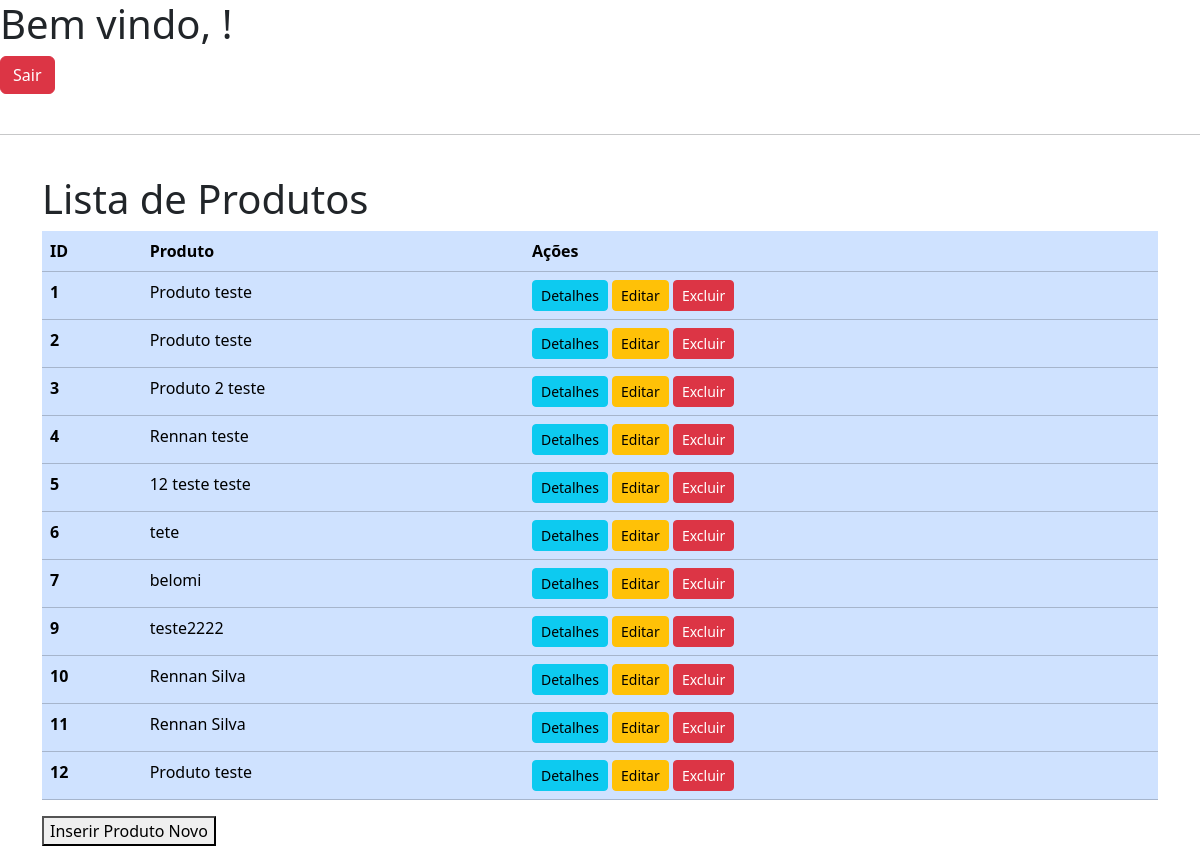
The app's page / (signed in), older data.
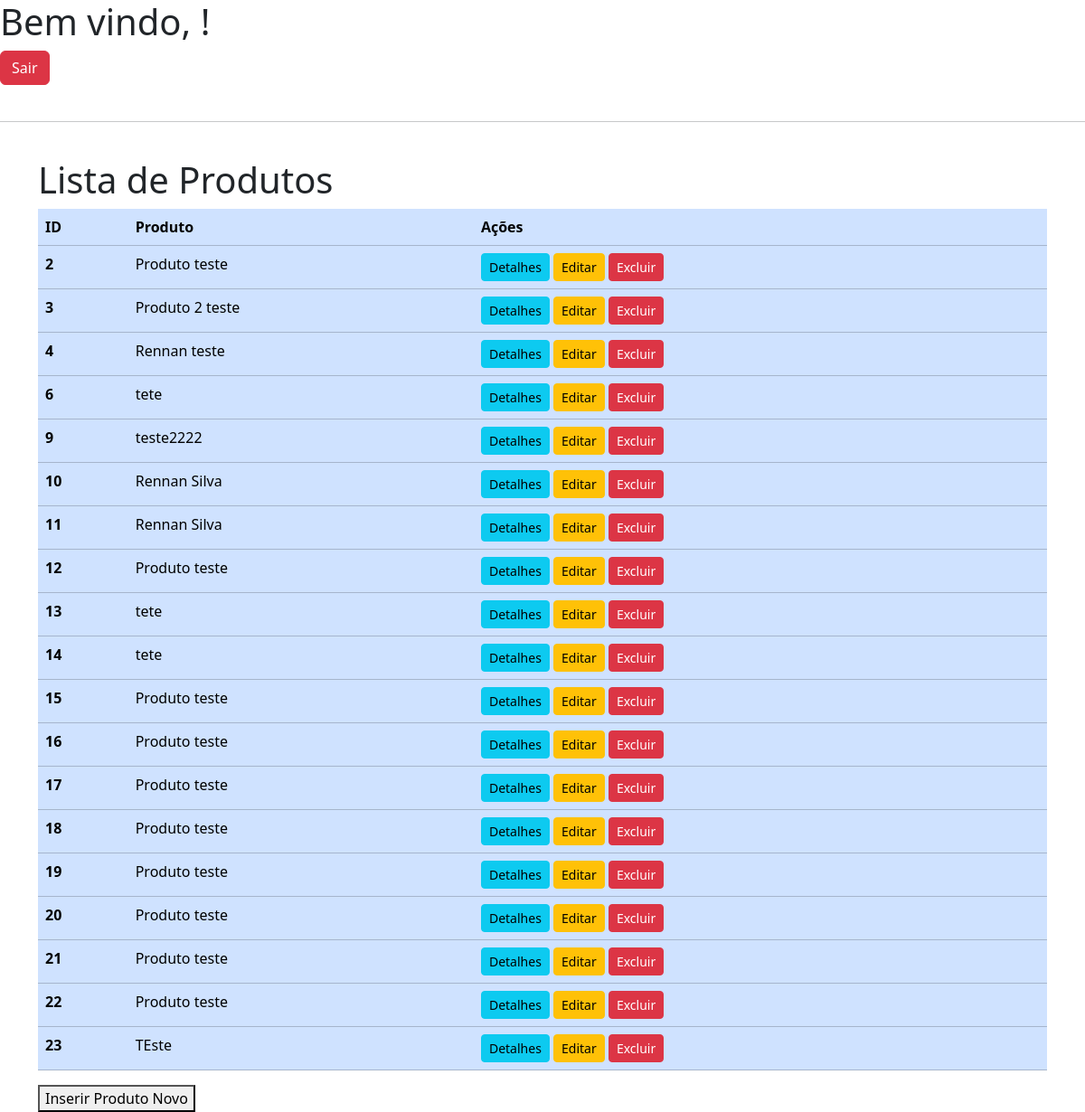
The same page, newer data.
### product/models.py (models this page shows, shortened)
class Produto(models.Model):
    nome = models.CharField(max_length=100, null=False, blank=False)
    descricao = models.TextField(null=False)
    preco = models.DecimalField(max_digits=10, decimal_places=2, null=False)
    data_criacao = models.DateTimeField(auto_now_add=True, null=False)
    data_atualizacao = models.DateTimeField(auto_now=True, null=False)

### product/views.py (the view)
# urls.py: path('', ProdutoListView.as_view(), name='produto-list'),
class ProdutoListView(ListView):
	model=Produto
	template_name='produto_list.html'

### product/templates/produto_list.html (shortened to what this page needs)
{% extends 'base.html'%}
{% block content %}
{% if user.is_authenticated %}
<h1>Bem vindo, {{ user.first_name }}!</h1>
<form action = "{% url 'admin:logout' %}?next=/" method="post">
    <button type="submit" class="btn btn-danger">Sair</button>
</form>
<br><hr><br>
<div class="container">
    <h1>Lista de Produtos</h1>
    <div
        class="table-responsive"
        >
        <table
            class="table table-primary"
        >
            <thead>
                <tr>
                    <th scope="col">ID</th>
                    <th scope="col">Produto</th>
                    <th scope="col">Ações</th>
                </tr>
            </thead>
            <tbody>
                {% for produto in object_list %}
                <tr>
                    <th scope="row">{{ produto.id }}</th scope="row">
                    <td>{{ produto.nome }}
                    <td>
                        <a href="{% url 'produto-detail' produto.pk %}" class="btn btn-info btn-sm">Detalhes</a>
                        <a href="{% url 'produto-update' produto.pk %}" class="btn btn-warning btn-sm">Editar</a>
                        <a href="{% url 'produto-delete' produto.pk %}" class="btn btn-danger btn-sm">Excluir</a>
                    </td>
                </tr>
                {% endfor %}
            </tbody>
        </table>
        <button onclick="window.location.href = '/product/add'">Inserir Produto Novo</button>
    </div>
</div>
{% else %}
    <h1>Por favor, efetue o <a href="{% url 'admin:login' %}?next=/">login</a> para acessar.</h1>
{% endif %}
{% endblock %}

### product/templates/base.html (shortened to what this page needs)
<!DOCTYPE html>
<html lang="pt-br">
<head>
    <link href="https://cdn.jsdelivr.net/npm/bootstrap@5.3.3/dist/css/bootstrap.min.css" rel="stylesheet">
</head>
<body>
    {% block content %}{% endblock %}
</body>
</html>

Row changes from the older to the newer data that the page shows:
removed Produto: id "1", nome "Produto teste"
removed Produto: id "5", nome "12 teste teste"
removed Produto: id "7", nome "belomi"
added Produto: id "13", nome "tete"
added Produto: id "14", nome "tete"
added Produto: id "15", nome "Produto teste"
added Produto: id "16", nome "Produto teste"
added Produto: id "17", nome "Produto teste"
added Produto: id "18", nome "Produto teste"
added Produto: id "19", nome "Produto teste"
added Produto: id "20", nome "Produto teste"
added Produto: id "21", nome "Produto teste"
added Produto: id "22", nome "Produto teste"
added Produto: id "23", nome "TEste"
